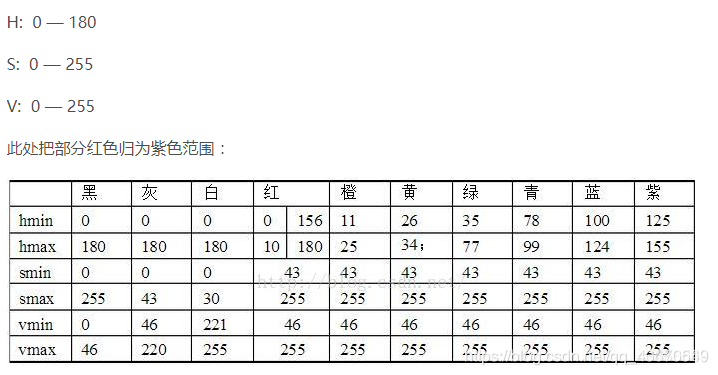
#> input picture file_imgs/hsv_color_threshold.png, 718 x 375 px, found by its file name
$ python detect_circle.py
#> lines starting #> are read from the running program, lines starting #| are printed output that depends on the picture; after the words box and inside, x2 and y2 are one past the last pixel; in counts of white or black regions, pixels touching at a corner belong together
#> further down, img is the input picture: shape (375, 718, 3); mean B, G, R 238.5, 238.7, 238.6
import cv2
import numpy as np


def show_img(img, win_name):
    img = cv2.resize(img, None, fx=0.5, fy=0.5)
    cv2.imshow(win_name, img)
    cv2.waitKey(0)


def detect_circle(img):
    # 转换为灰度图
    gray = cv2.cvtColor(img, cv2.COLOR_RGB2GRAY)
    # 高斯模糊，消除一些噪声
    gray = cv2.GaussianBlur(gray, (1, 1), 0)
    # show_img(gray, 'gray')

    # 寻找边缘
    edged = cv2.Canny(gray, 50, 120)
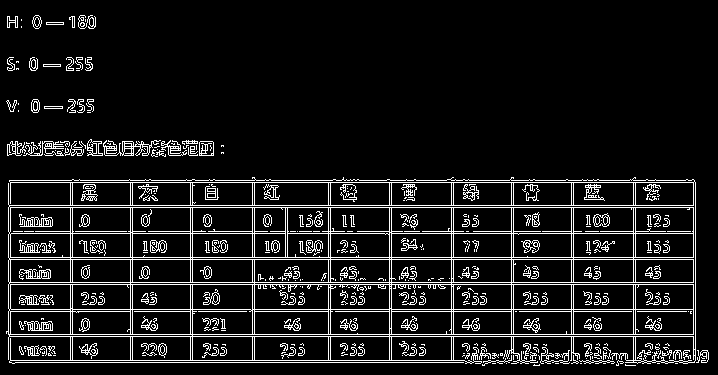
#> edged: shape (375, 718); 9.6% white in thin lines or dots
    # show_img(edged, 'edged')

    # 形态学变换，由于光照影响，有很多小的边缘需要进行腐蚀和膨胀处理
    kernel = np.ones((1, 1), np.uint8)      # 膨胀腐蚀的卷积核修改
    morphed = cv2.dilate(edged, kernel, iterations=5)   # 膨胀
    morphed = cv2.erode(morphed, kernel, iterations=5)  # 腐蚀
    # show_img(morphed, 'morphed')

    # 找轮廓
    morphed_copy = morphed.copy()
    cnts, _ = cv2.findContours(morphed_copy, cv2.RETR_EXTERNAL, cv2.CHAIN_APPROX_NONE)
#> cnts = 113 contours, 85 with area under 20; largest, box (x1, y1, x2, y2) and area: (6, 177, 696, 364) 116722, (103, 140, 161, 156) 284, (199, 141, 214, 156) 195, (87, 139, 103, 156) 150, (7, 141, 26, 156) 101
    # 排序，并获取其中最大的轮廓
    if len(cnts) is not 0:
        cnts = sorted(cnts, key=cv2.contourArea, reverse=True)[:5]
#> cnts = 5 contours; box (x1, y1, x2, y2) and area: (6, 177, 696, 364) 116722, (103, 140, 161, 156) 284, (199, 141, 214, 156) 195, (87, 139, 103, 156) 150, (7, 141, 26, 156) 101
    else:
        print("Did not find contours\n")
        return

    for box in cnts:
        (x, y), radius = cv2.minEnclosingCircle(box)
        # cast to integers
        center = (int(x), int(y))
        radius = int(radius)
        # draw the circle
        img = cv2.circle(img, center, radius, (0, 255, 0), 2)
        show_img(img, 'Circle')
#> this loop made 5 passes
#> (x, y, radius, center) on passes 1 to 5: (351.6, 271, 354, (351, 271)), (131.7, 145.9, 28, (131, 145)), (206, 148.5, 9, (206, 148)), (94.5, 148.1, 10, (94, 148)), (15.5, 148.5, 10, (15, 148))
#> pass 1, in detect_circle, `img = cv2.circle(img, center, radius, (0, 255, 0), 2)`:
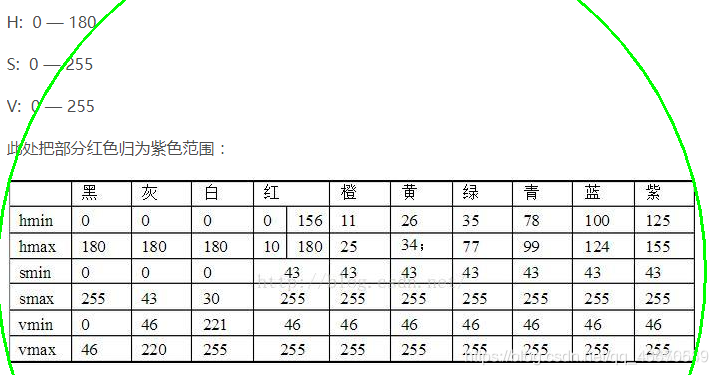
#> img: shape (375, 718, 3); 0.82% of pixels changed, all inside (x1, y1, x2, y2) = (0, 0, 707, 375)
#> pass 1, in show_img, `img = cv2.resize(img, None, fx=0.5, fy=0.5)`:
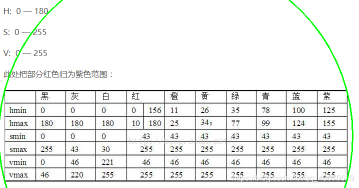
#> img: shape (188, 359, 3); mean of channels 0, 1, 2 236.6, 238.9, 236.7; drawn as B, G, R
        # 用周长的0.05倍作为阈值，对轮廓做近似处理，使其变成一个矩形
        # epsilon:指定的精度，也即是原始曲线与近似曲线之间的最大距离
        # epsilon = 0.001 * cv2.arcLength(box, True)
        # approx = cv2.approxPolyDP(box, epsilon, True)
        # circle = cv2.minEnclosingCircle(box)
        # box = np.int0(cv2.boxPoints(circle))

        # # 在原图的拷贝上画出轮廓
        # img_copy = img.copy()
        # cv2.drawContours(img_copy, [box], -1, (255, 0, 0), 2)
        # show_img(img_copy, 'drawContours')

    #     # 获取透视变换的原坐标
    #     if box.shape[0] is not 4:
    #         print("Found a non-rect\n")
    #         continue
    #     src_coor = np.reshape(box, (4, 2))
    #     src_coor = np.float32(src_coor)
    #
    #     # 右上,左上,左下,右下 坐标
    #     (tr, tl, bl, br) = src_coor
    #
    #     # 计算宽
    #     w1 = np.sqrt((tr[0] - tl[0]) ** 2 + (tr[1] - tl[1]) ** 2)
    #     w2 = np.sqrt((br[0] - bl[0]) ** 2 + (br[1] - bl[1]) ** 2)
    #     # 求出比较大的w
    #     max_w = max(int(w1), int(w2))
    #     # 计算高
    #     h1 = np.sqrt((bl[0] - tl[0]) ** 2 + (bl[1] - tl[1]) ** 2)
    #     h2 = np.sqrt((br[0] - tr[0]) ** 2 + (br[1] - tr[1]) ** 2)
    #     # 求出比较大的h
    #     max_h = max(int(h1), int(h2))
    #
    #     max_length = max(max_h, max_w)  # 最大的是宽度
    #     min_length = min(max_h, max_w)  # 最小的是高度
    #
    #     area_box = max_h * max_w
    #
    #     length_ratio = max_length / img_w   # 长度比
    #     area_ratio = area_box / img_area    # 面积比
    #     length_height_ratio = min_length / max_length
    #
    #     # print(length_ratio)
    #     # print(area_ratio)
    #     # print(length_height_ratio)
    #     # print('--------------ratio---------------')
    #     if 0.85 < length_ratio < 0.97 and 0.30 < area_ratio < 0.8 and 0.45 < length_height_ratio < 0.55:
    #         # print('--------------enter---------------')
    #         # print('area_box: ', area_box)
    #         # print("coor: ", src_coor)
    #         src_coor_list_len = len(src_coor_list)
    #         if src_coor_list_len != 0:
    #             for i in range(0, src_coor_list_len):
    #                 dif = np.square(src_coor_list[i] - src_coor).sum(axis=1).sum(axis=0)
    #                 # print('dif: ', dif)
    #                 dif_ratio = dif / area_box
    #                 # print('dif_ratio: ', dif_ratio)
    #                 if 0.0 <= dif_ratio < 0.5:
    #                     # print('---------------重复--------------')
    #                     continue
    #                 elif src_coor_list_len == i + 1:
    #                     invoice_num += 1
    #                 # print('判断结束')
    #                 print('invoice_num: ', invoice_num)
    #                 # print('--------------不重复---------------')
    #         else:
    #             invoice_num = 1
    #             print('invoice_num: ', invoice_num)
    #         src_coor_list.append(src_coor)
    #
    # # # 透视变换的目标坐标
    # # dst_coor = np.array([[max_w - 1, 0], [0, 0], [0, max_h - 1], [max_w - 1, max_h - 1]], dtype=np.float32)
    # #
    # # # 求转换矩阵
    # # trans_mat = cv2.getPerspectiveTransform(src_coor, dst_coor)
    # # # 进行转换，将图中对应坐标的图片截取出来，并转换到dst_coor大小
    # # warped = cv2.warpPerspective(img, trans_mat, (max_w, max_h))
    # if invoice_num < 1:
    #     invoice_num = 1
    #
    # return invoice_num


if __name__ == "__main__":
    file_path = './pictures/hsv_color_threshold.png'

    img = cv2.imread(file_path)

    # src = cv2.resize(src, None, fx=0.5, fy=0.5, interpolation=cv2.INTER_CUBIC)
    detect_circle(img)
